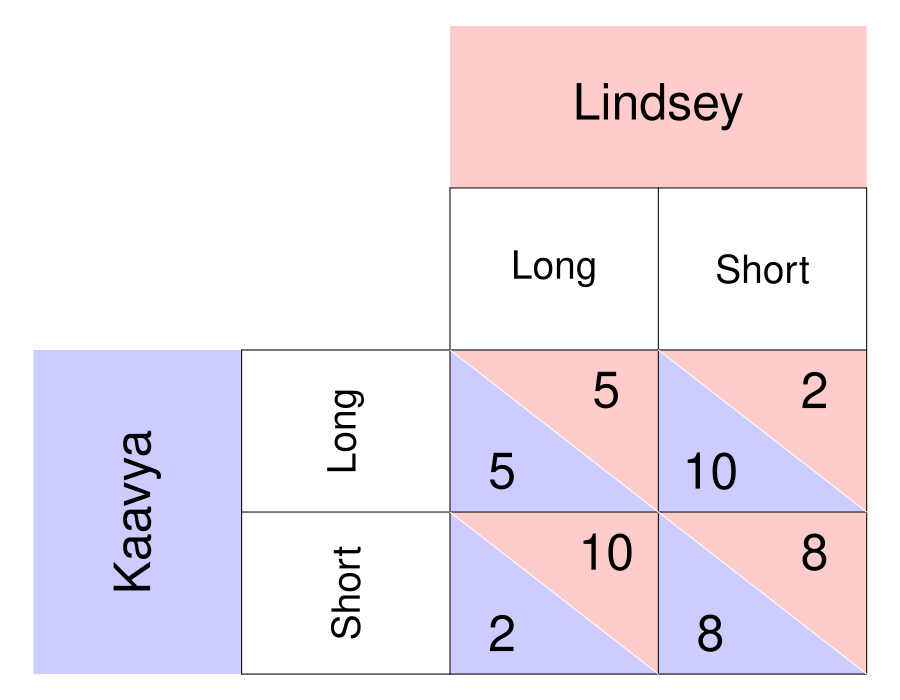

The R source for this figure:
require(ggplot2)
require(shape)
pdf(file = "society/matrix_chopping_nosoln.pdf", width = 9, height = 7)

par(mar =  c(0, 0, 0, 0))
xlims <- c(0, 8)
ylims <- c(0, 8)

#TextSizes
PlayerSize <- 3
StratSize <- 2.3
PayoffSize <- 3

p1fadelevel <- 0.2
p2fadelevel <- 0.2

#Payoffs are listed as c("NW", "SW", "NE", "SE")

#Considerations for Player 1
P1Name <- c("Kaavya")
P1Strat <- c("Long", "Short")
P1Payoffs <- c("5", "2", "10", "8")
P1BR1 <- c("SW") #Must be NW or SW - the BR prints accordingly. 
P1BR2 <- c("SE") #Must be NE or SE - the BR prints accordingly. 
P1bestsize <- 2.5 #Adjusts size of point indicating best response of P1
#NW = (5, 3); SW = (5,1); NE = (7, 3); SE = (7, 1)

#Considerations for Player 2
P2Name <- c("Lindsey")
P2Strat <- c("Long", "Short")
P2Payoffs <- c("5", "10", "2", "8")
P2BR1 <- c("NE") #Must be NW or SW - the BR prints accordingly. 
P2BR2 <- c("SE") #Must be NE or SE - the BR prints accordingly. 
P2bestsize <- 4 #Adjusts size of circle indicating best response of P1

plot(0, 0, xlim = xlims, ylim = ylims, type = "n",
     xlab = expression(""),
     ylab = expression(""),
     xaxt = "n", 
     yaxt = "n", 
     cex.lab = 2, 
     bty = "n")



#Color and label for Player 1 and their strategies
polygon(c(0,0,2,2,0), c(0,4,4,0,0), col=rgb(0, 0, 1, p1fadelevel), density=NULL, border = NA)
text(1, 2, P1Name[1], srt = 90, cex = PlayerSize)

text(3, 3, P1Strat[1], cex = StratSize, srt = 90)
text(3, 1, P1Strat[2], cex = StratSize, srt = 90)


#Color and label for Player 2
polygon(c(4,4,8,8,4), c(8,6,6,8,8), col=rgb(1, 0, 0, p2fadelevel), density=NULL, border = NA)
text(6, 7, P2Name[1], cex = PlayerSize)

text(5, 5, P2Strat[1], cex = StratSize)
text(7, 5, P2Strat[2], cex = StratSize)

#NorthWest cell 
#P1
polygon(c(4,4,6,4), c(4,2,2,4), col=rgb(0, 0, 1, p1fadelevel), density=NULL, border = NA)
#P2
polygon(c(4,6,6,4), c(4,4,2,4), col=rgb(1, 0, 0, p2fadelevel), density=NULL, border = NA)

#P1
text(4.5, 2.5, P1Payoffs[1], cex = PayoffSize)
#P2
text(5.5, 3.5, P2Payoffs[1], cex = PayoffSize)

#SouthWest cell  
#P1
polygon(c(4,4,6,4), c(2,0,0,2), col=rgb(0, 0, 1, p1fadelevel), density=NULL, border = NA)
#P2
polygon(c(4,6,6,4), c(2,2,0,2), col=rgb(1, 0, 0, p2fadelevel), density=NULL, border = NA)

#P1
text(4.5, 0.5, P1Payoffs[2], cex = PayoffSize)
#P2
text(5.5, 1.5, P2Payoffs[2], cex = PayoffSize)


#NorthEast cell 
#P1
polygon(c(6,6,8,6), c(4,2,2,4), col=rgb(0, 0, 1, p1fadelevel), density=NULL, border = NA)
#P2
polygon(c(6,8,8,6), c(4,4,2,4), col=rgb(1, 0, 0, p2fadelevel), density=NULL, border = NA)
#P1
text(6.5, 2.5, P1Payoffs[3], cex = PayoffSize)
#P2
text(7.5, 3.5, P2Payoffs[3], cex = PayoffSize)

#SouthEast cell 
#P1
polygon(c(6,6,8,6), c(2,0,0,2), col=rgb(0, 0, 1, p1fadelevel), density=NULL, border = NA)
#P2
polygon(c(6,8,8,6), c(2,2,0,2), col=rgb(1, 0, 0, p2fadelevel), density=NULL, border = NA)
#P1
text(6.5, 0.5, P1Payoffs[4], cex = PayoffSize)
#P2
text(7.5, 1.5, P2Payoffs[4], cex = PayoffSize)


#Lines for the Table
segments(8, 0, 8, 6, lty = 1, col = "black")
segments(4, 6, 8, 6, lty = 1, col = "black")
segments(2, 0, 2, 4, lty = 1, col = "black")
segments(2, 0, 8, 0, lty = 1, col = "black")
segments(2, 4, 8, 4, lty = 1, col = "black")
segments(4, 0, 4, 6, lty = 1, col = "black")
segments(2, 2, 8, 2, lty = 1, col = "black")
segments(6, 0, 6, 6, lty = 1, col = "black")

#Diagonals
#NW
segments(4, 4, 6, 2, lty = 1, col = "white")
#NE
segments(6, 4, 8, 2, lty = 1, col = "white")
#SW
segments(4, 2, 6, 0, lty = 1, col = "white")
#Se
segments(6, 2, 8, 0, lty = 1, col = "white")


#Best responses 
#P1 
# if (P1BR1[1] == "NW"){
#   points(5, 3, pch = 16, col = "black", cex = P1bestsize)
# } else{points(5, 1, pch = 16, col = "black", cex = P1bestsize)
# }
# 
# if (P1BR2[1] == "NE"){
#   points(7, 3, pch = 16, col = "black", cex = P1bestsize)
# } else{points(7, 1, pch = 16, col = "black", cex = P1bestsize)
# }
# 
# 
# #P2
# if (P2BR1[1] == "NW"){
#   points(5, 3, pch = 1, col = "black", cex = P2bestsize)
# } else{points(7, 3, pch = 1, col = "black", cex = P2bestsize)
# }
# 
# if (P2BR2[1] == "SW"){
#   points(5, 1, pch = 1, col = "black", cex = P2bestsize)
# } else{points(7, 1, pch = 1, col = "black", cex = P2bestsize)
# }

dev.off()
